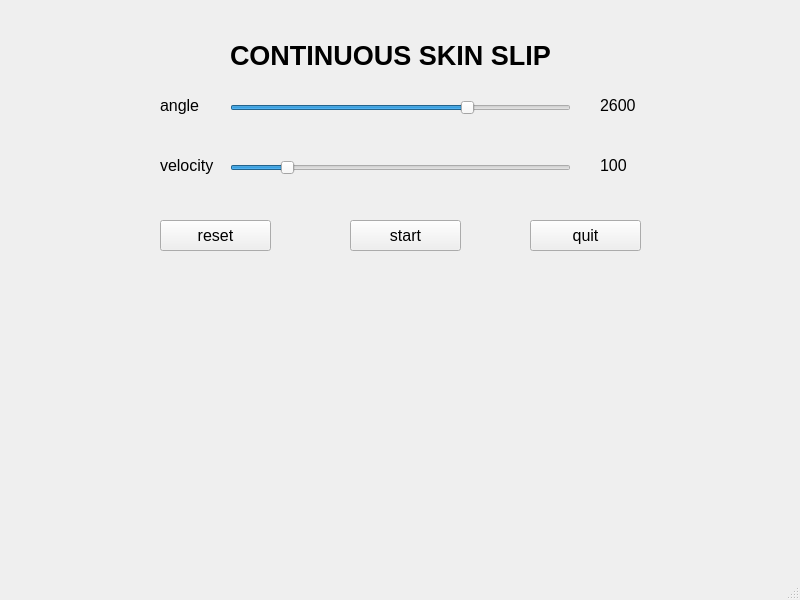
<?xml version="1.0" encoding="UTF-8"?>
<ui version="4.0">
 <class>SecondLayoutContinuousSkinSlipWindow</class>
 <widget class="QMainWindow" name="SecondLayoutContinuousSkinSlipWindow">
  <property name="geometry">
   <rect>
    <x>0</x>
    <y>0</y>
    <width>800</width>
    <height>600</height>
   </rect>
  </property>
  <property name="windowTitle">
   <string>MainWindow</string>
  </property>
  <widget class="QWidget" name="centralwidget">
   <widget class="QSlider" name="velocitySlider">
    <property name="geometry">
     <rect>
      <x>230</x>
      <y>160</y>
      <width>341</width>
      <height>16</height>
     </rect>
    </property>
    <property name="minimum">
     <number>10</number>
    </property>
    <property name="maximum">
     <number>600</number>
    </property>
    <property name="value">
     <number>100</number>
    </property>
    <property name="orientation">
     <enum>Qt::Horizontal</enum>
    </property>
   </widget>
   <widget class="QPushButton" name="resetButton">
    <property name="geometry">
     <rect>
      <x>160</x>
      <y>220</y>
      <width>111</width>
      <height>31</height>
     </rect>
    </property>
    <property name="font">
     <font>
      <family>Tahoma</family>
      <pointsize>12</pointsize>
     </font>
    </property>
    <property name="text">
     <string>reset</string>
    </property>
   </widget>
   <widget class="QLabel" name="velocityLabel">
    <property name="geometry">
     <rect>
      <x>160</x>
      <y>150</y>
      <width>61</width>
      <height>31</height>
     </rect>
    </property>
    <property name="font">
     <font>
      <family>Tahoma</family>
      <pointsize>12</pointsize>
     </font>
    </property>
    <property name="text">
     <string>velocity</string>
    </property>
   </widget>
   <widget class="QSlider" name="angleSlider">
    <property name="geometry">
     <rect>
      <x>230</x>
      <y>100</y>
      <width>341</width>
      <height>16</height>
     </rect>
    </property>
    <property name="minimum">
     <number>2194</number>
    </property>
    <property name="maximum">
     <number>2770</number>
    </property>
    <property name="value">
     <number>2600</number>
    </property>
    <property name="orientation">
     <enum>Qt::Horizontal</enum>
    </property>
   </widget>
   <widget class="QLabel" name="angleVal">
    <property name="geometry">
     <rect>
      <x>600</x>
      <y>90</y>
      <width>41</width>
      <height>31</height>
     </rect>
    </property>
    <property name="font">
     <font>
      <family>Tahoma</family>
      <pointsize>12</pointsize>
     </font>
    </property>
    <property name="text">
     <string>2600</string>
    </property>
   </widget>
   <widget class="QLabel" name="titleLabel">
    <property name="geometry">
     <rect>
      <x>230</x>
      <y>40</y>
      <width>341</width>
      <height>31</height>
     </rect>
    </property>
    <property name="font">
     <font>
      <family>Tahoma</family>
      <pointsize>20</pointsize>
      <weight>75</weight>
      <bold>true</bold>
     </font>
    </property>
    <property name="text">
     <string>CONTINUOUS SKIN SLIP</string>
    </property>
   </widget>
   <widget class="QLabel" name="velocityVal">
    <property name="geometry">
     <rect>
      <x>600</x>
      <y>150</y>
      <width>41</width>
      <height>31</height>
     </rect>
    </property>
    <property name="font">
     <font>
      <family>Tahoma</family>
      <pointsize>12</pointsize>
     </font>
    </property>
    <property name="text">
     <string>100</string>
    </property>
   </widget>
   <widget class="QPushButton" name="startButton">
    <property name="geometry">
     <rect>
      <x>350</x>
      <y>220</y>
      <width>111</width>
      <height>31</height>
     </rect>
    </property>
    <property name="font">
     <font>
      <family>Tahoma</family>
      <pointsize>12</pointsize>
     </font>
    </property>
    <property name="text">
     <string>start</string>
    </property>
   </widget>
   <widget class="QLabel" name="angleLabel">
    <property name="geometry">
     <rect>
      <x>160</x>
      <y>90</y>
      <width>41</width>
      <height>31</height>
     </rect>
    </property>
    <property name="font">
     <font>
      <family>Tahoma</family>
      <pointsize>12</pointsize>
     </font>
    </property>
    <property name="text">
     <string>angle</string>
    </property>
   </widget>
   <widget class="QPushButton" name="quitButton">
    <property name="geometry">
     <rect>
      <x>530</x>
      <y>220</y>
      <width>111</width>
      <height>31</height>
     </rect>
    </property>
    <property name="font">
     <font>
      <family>Tahoma</family>
      <pointsize>12</pointsize>
     </font>
    </property>
    <property name="text">
     <string>quit</string>
    </property>
   </widget>
  </widget>
  <widget class="QMenuBar" name="menubar">
   <property name="geometry">
    <rect>
     <x>0</x>
     <y>0</y>
     <width>800</width>
     <height>21</height>
    </rect>
   </property>
  </widget>
  <widget class="QStatusBar" name="statusbar"/>
 </widget>
 <resources/>
 <connections/>
</ui>
